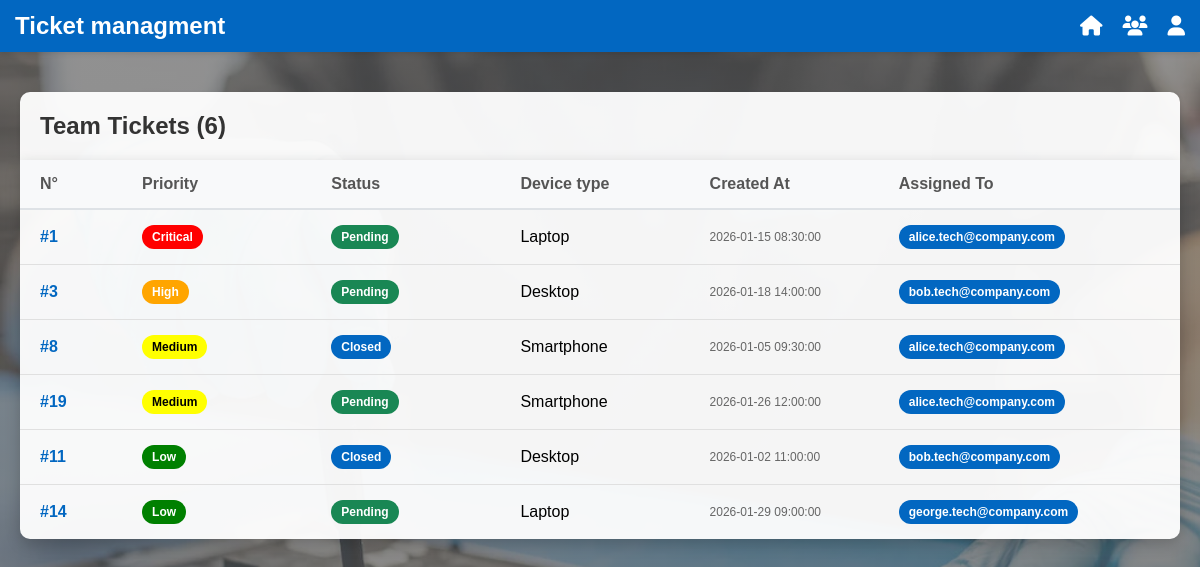
Page /views/teamLeader.php (signed in) on the committed database.
### tables this page shows
CREATE TABLE if not exists `tickets` (
  `id` int(10) unsigned NOT NULL AUTO_INCREMENT,
  `device_id` int(10) unsigned DEFAULT NULL,
  `ticket_status_id` int(10) unsigned DEFAULT NULL,
  `priority_id` int(10) unsigned DEFAULT NULL,
  `description` text NOT NULL,
  `created_at` timestamp NOT NULL DEFAULT CURRENT_TIMESTAMP,
  `updated_at` timestamp NOT NULL DEFAULT CURRENT_TIMESTAMP ON UPDATE CURRENT_TIMESTAMP,
  `assigned_to` int(10) unsigned DEFAULT NULL,
  `client_id` int(10) unsigned DEFAULT NULL,
  PRIMARY KEY (`id`),
  KEY `device_id` (`device_id`),
  KEY `ticket_status_id` (`ticket_status_id`),
  KEY `priority_id` (`priority_id`),
  KEY `assigned_to` (`assigned_to`),
  KEY `client_id` (`client_id`),
  CONSTRAINT `tickets_ibfk_1` FOREIGN KEY (`device_id`) REFERENCES `devices` (`id`) ON DELETE CASCADE,
  CONSTRAINT `tickets_ibfk_2` FOREIGN KEY (`ticket_status_id`) REFERENCES `ticket_statuses` (`id`) ON DELETE SET NULL,
  CONSTRAINT `tickets_ibfk_3` FOREIGN KEY (`priority_id`) REFERENCES `priorities` (`id`) ON DELETE SET NULL,
  CONSTRAINT `tickets_ibfk_4` FOREIGN KEY (`assigned_to`) REFERENCES `users` (`id`) ON DELETE SET NULL,
  CONSTRAINT `tickets_ibfk_5` FOREIGN KEY (`client_id`) REFERENCES `clients` (`id`) ON DELETE SET NULL
);

CREATE TABLE if not exists `priorities` (
  `id` int(10) unsigned NOT NULL AUTO_INCREMENT,
  `value` smallint(5) unsigned NOT NULL,
  `name` varchar(50) NOT NULL,
  PRIMARY KEY (`id`),
  UNIQUE KEY `value` (`value`),
  UNIQUE KEY `name` (`name`)
);

CREATE TABLE if not exists `ticket_statuses` (
  `id` int(10) unsigned NOT NULL AUTO_INCREMENT,
  `name` varchar(50) NOT NULL,
  PRIMARY KEY (`id`),
  UNIQUE KEY `name` (`name`)
);

CREATE TABLE if not exists `devices` (
  `id` int(10) unsigned NOT NULL AUTO_INCREMENT,
  `external_uid` varchar(100) NOT NULL,
  `device_type_id` int(10) unsigned DEFAULT NULL,
  PRIMARY KEY (`id`),
  KEY `device_type_id` (`device_type_id`),
  CONSTRAINT `devices_ibfk_1` FOREIGN KEY (`device_type_id`) REFERENCES `device_types` (`id`) ON DELETE SET NULL
);

CREATE TABLE if not exists `device_types` (
  `id` int(10) unsigned NOT NULL AUTO_INCREMENT,
  `name` varchar(50) NOT NULL,
  PRIMARY KEY (`id`),
  UNIQUE KEY `name` (`name`)
);

CREATE TABLE if not exists `users` (
  `id` int(10) unsigned NOT NULL AUTO_INCREMENT,
  `email` varchar(255) NOT NULL,
  `password` varchar(255) NOT NULL,
  `role_id` int(10) unsigned DEFAULT NULL,
  `leader_id` int(10) unsigned DEFAULT NULL,
  `nb_tickets_closed` int(10) unsigned NOT NULL DEFAULT 0,
  PRIMARY KEY (`id`),
  UNIQUE KEY `email` (`email`),
  KEY `role_id` (`role_id`),
  KEY `leader_id` (`leader_id`),
  CONSTRAINT `users_ibfk_1` FOREIGN KEY (`role_id`) REFERENCES `roles` (`id`) ON DELETE SET NULL,
  CONSTRAINT `users_ibfk_2` FOREIGN KEY (`leader_id`) REFERENCES `users` (`id`) ON DELETE SET NULL
);

### DAO/TicketDAO.php (called while the page is built, shortened)
<?php
require_once __DIR__ .'/../models/Ticket.php';
class TicketDAO {
    public static function getTicketsByLeaderId(int $leaderId) {
        $pdo = Database::getInstance();
        $query = "
            SELECT t.id, t.device_id, t.ticket_status_id, t.priority_id, t.description, t.assigned_to, t.client_id, t.created_at, t.updated_at, u.email, d.device_type_id
            FROM tickets t
            JOIN users u
            ON t.assigned_to = u.id
            JOIN users leader
            ON u.leader_id = leader.id
            LEFT JOIN devices d ON t.device_id = d.id
            WHERE leader.id = :id
        ";
        $stmt = $pdo->prepare($query);
        $stmt->bindParam(':id', $leaderId, PDO::PARAM_INT);
        $stmt->execute();
        return $stmt->fetchAll(PDO::FETCH_ASSOC);
    }
}

### controllers/TicketController.php (called while the page is built, shortened)
<?php
require_once __DIR__ . '/../DAO/TicketDAO.php';
class TicketController {
    public static function getTicketsByLeaderId(int $leaderId){
        $data =  TicketDAO::getTicketsByLeaderId($leaderId);
        $tickets = [];
        foreach($data as $ticket){
            $tickets[] = new Ticket(
                $ticket['device_id'],
                $ticket['ticket_status_id'],
                $ticket['priority_id'],
                $ticket['description'],
                $ticket['client_id'],
                $ticket['assigned_to'],
                $ticket['id'],
                new DateTime($ticket['created_at']),
                new DateTime($ticket['updated_at']),
                $ticket['email'],
                $ticket['device_type_id'] ?? null
            );
        }
        return $tickets;
    }
}

### process/processDashboard.php (called while the page is built, shortened)
<?php
require_once(__DIR__ . "/../controllers/TicketController.php");
require_once(__DIR__ . "/../models/Ticket.php");
require_once(__DIR__ . "/utils.php");
$isTeamLeaderPage = isset($isTeamLeaderView) && $isTeamLeaderView === true;
$itemsPerPage = 10;
$currentPage = isset($_GET['page']) ? max(1, intval($_GET['page'])) : 1;
$allTickets = [];
if ($isTeamLeaderPage) {
    $allTickets = TicketController::getTicketsByLeaderId($_SESSION['user_id']);
} else {
    $allTickets = TicketController::getTicketAssigned($_SESSION['user_id']);
}
$totalTickets = count($allTickets);
$offset = ($currentPage - 1) * $itemsPerPage;
$tickets = array_slice($allTickets, $offset, $itemsPerPage);

### models/Ticket.php (called while the page is built, shortened)
<?php
class Ticket {
    private ?int $id;
    private int $ticketStatusId;
    private int $priorityId;
    private ?DateTime $createdAt;
    private ?string $assignedUserEmail;
    private ?int $deviceTypeId;
    public function __construct($deviceId, $ticketStatusId, $priorityId, $description, $clientId, ?int $assignedTo = null, ?int $id = null, ?DateTime $createdAt = null, ?DateTime $updatedAt = null, ?string $assignedUserEmail = null, ?int $deviceTypeId = null) {
        $this->id = $id;
        $this->ticketStatusId = $ticketStatusId;
        $this->priorityId = $priorityId;
        $this->createdAt = $createdAt;
        $this->assignedUserEmail = $assignedUserEmail;
        $this->deviceTypeId = $deviceTypeId;
    }
    public function getId(){
        return $this->id;
    }
    public function getTicketStatusId(){
        return $this->ticketStatusId;
    }
    public function getPriorityId(){
        return $this->priorityId;
    }
    public function getCreatedAt(){
        return $this->createdAt;
    }
    public function getAssignedUserEmail(){
        return $this->assignedUserEmail;
    }
    public function getDeviceTypeId(){
        return $this->deviceTypeId;
    }
}

### DAO/PriorityDAO.php (called while the page is built, shortened)
<?php
require_once __DIR__ .'/../models/Priority.php';
class PriorityDAO {
    public static function getPriorities(){
        $pdo = Database::getInstance();
        $query = "
            SELECT p.id, p.name, p.value
            FROM priorities p
        ";
        $stmt = $pdo->prepare($query);
        $stmt->execute();
        return $stmt->fetchAll(PDO::FETCH_ASSOC);
    }
}

### controllers/PriorityController.php (called while the page is built)
<?php
require_once __DIR__ . '/../DAO/PriorityDAO.php';
class PriorityController {
    private static $priorities = null;
    public static function getPriorities(){
        if (self::$priorities == null) {
            $data =  PriorityDAO::getPriorities();
            $priorities = [];
            foreach($data as $priority){
                $priorities[] = new Priority(
                    $priority['name'],
                    $priority['value'],
                    $priority['id']
                );
            }
            self::$priorities = $priorities;
        }
        return self::$priorities;
    }
}

### process/utils.php (called while the page is built, shortened)
<?php
require_once(__DIR__ . "/../controllers/DeviceTypeController.php");
require_once(__DIR__ . "/../controllers/PriorityController.php");
require_once(__DIR__ . "/../controllers/StatusController.php");
$deviceTypes = DeviceTypeController::getDeviceTypes();
$priorities = PriorityController::getPriorities();
$statuses = StatusController::getStatuses();
function getPriorityName($priorityId) {
    global $priorities;
    foreach ($priorities as $priority) {
        if ($priority->getId() == $priorityId) {
            return $priority->getName();
        }
    }
    return "Unknown";
}
function getDeviceTypeName($deviceTypeId) {
    global $deviceTypes;
    foreach ($deviceTypes as $type) {
        if ($type->getId() == $deviceTypeId) {
            return $type->getName();
        }
    }
    return "Unknown";
}
function getStatusName($statusId) {
    global $statuses;
    foreach ($statuses as $status) {
        if ($status->getId() == $statusId) {
            return $status->getName();
        }
    }
    return "Unknown";
}

### models/Priority.php (called while the page is built, shortened)
<?php
class Priority {
    private ?int $id;
    private string $name;
    public function __construct($name, $value, ?int $id = null) {
        $this->id = $id;
        $this->name = $name;
    }
    public function getId(){
        return $this->id;
    }
    public function getName(){
        return $this->name;
    }
}

### DAO/StatusDAO.php (called while the page is built, shortened)
<?php
require_once __DIR__ .'/../models/Status.php';
class StatusDAO {
    public static function getStatuses(){
        $pdo = Database::getInstance();
        $query = "
            SELECT ts.id, ts.name
            FROM ticket_statuses ts
        ";
        $stmt = $pdo->prepare($query);
        $stmt->execute();
        return $stmt->fetchAll(PDO::FETCH_ASSOC);
    }
}

### controllers/StatusController.php (called while the page is built)
<?php
require_once __DIR__ . '/../DAO/StatusDAO.php';
class StatusController {
    private static $statuses = null;
    public static function getStatuses(){
        if (self::$statuses == null) {
            $data =  StatusDAO::getStatuses();
            $statuses = [];
            foreach($data as $status){
                $statuses[] = new Status(
                    $status['name'],
                    $status['id']
                );
            }
            self::$statuses = $statuses;
        }
        return self::$statuses;
    }
}

### models/Status.php (called while the page is built, shortened)
<?php
class Status {
    private ?int $id;
    private string $name;
    public function __construct($name, ?int $id = null) {
        $this->id = $id;
        $this->name = $name;
    }
    public function getId(){
        return $this->id;
    }
    public function getName(){
        return $this->name;
    }
}

### DAO/DeviceTypeDAO.php (called while the page is built, shortened)
<?php
class DeviceTypeDAO {
    public static function getDeviceTypes(){
        $pdo = Database::getInstance();
        $query = "
            SELECT dt.id, dt.name
            FROM device_types dt
        ";
        $stmt = $pdo->prepare($query);
        $stmt->execute();
        return $stmt->fetchAll(PDO::FETCH_ASSOC);
    }
}

### controllers/DeviceTypeController.php (called while the page is built)
<?php
require_once __DIR__ . '/../DAO/DeviceTypeDAO.php';
class DeviceTypeController {
    private static $deviceTypes = null;
    public static function getDeviceTypes(){
        if (self::$deviceTypes == null) {
            $data =  DeviceTypeDAO::getDeviceTypes();
            $deviceTypes = [];
            foreach($data as $deviceType){
                $deviceTypes[] = new DeviceType(
                    $deviceType['name'],
                    $deviceType['id']
                );
            }
            self::$deviceTypes = $deviceTypes;
        }
        return self::$deviceTypes;
    }
}

### models/DeviceType.php (called while the page is built, shortened)
<?php
class DeviceType {
    private ?int $id;
    private string $name;
    public function __construct($name, ?int $id = null) {
        $this->id = $id;
        $this->name = $name;
    }
    public function getId(){
        return $this->id;
    }
    public function getName(){
        return $this->name;
    }
}

### views/teamLeader.php (the view, shortened to what this page needs)
<?php
$isTeamLeaderView = true;
require_once __DIR__ .'/../process/processDashboard.php';
?>
<!DOCTYPE html>
<html lang="en">
<head>
    <?php include 'components/headers.php'; ?>
    <link rel="stylesheet" href="styles/main.css">
    <link rel="stylesheet" href="styles/dashboard.css">
</head>
<body class="body-image">
    <?php include 'components/navbar.php'; ?>
    <div class="tickets-container tickets-container-wide">
        <div class="tickets-header">
            <h1>Team Tickets (<?php echo $totalTickets; ?>)</h1>
        </div>
        <div class="tickets-list">
            <?php if (count($tickets) > 0): ?>
                <div class="ticket-header ticket-header-leader">
                    <div>N°</div>
                    <div>Priority</div>
                    <div>Status</div>
                    <div>Device type</div>
                    <div>Created At</div>
                    <div>Assigned To</div>
                </div>
                <?php foreach ($tickets as $ticket): ?>
                    <div class="ticket-item ticket-item-leader" onclick="window.location.href='ticket.php?id=<?php echo $ticket->getId(); ?>'">
                        <div class="ticket-id">
                            #<?php echo $ticket->getId(); ?>
                        </div>
                        <div>
                            <span class="priority-badge priority-<?php echo $ticket->getPriorityId(); ?>">
                                <?=getPriorityName($ticket->getPriorityId())?>
                            </span>
                        </div>
                        <div>
                            <span class="status-badge status-<?php echo $ticket->getTicketStatusId(); ?>">
                                <?=getStatusName($ticket->getTicketStatusId())?>
                            </span>
                        </div>
                        <div>
                            <?=getDeviceTypeName($ticket->getDeviceTypeId())?>
                        </div>
                        <div class="ticket-date">
                            <?=$ticket->getCreatedAt()->format('Y-m-d H:i:s')?>
                        </div>
                        <div class="ticket-assigned">
                          <span class="email-badge">
                            <?=$ticket->getAssignedUserEmail()?>
                          </span>
                        </div>
                    </div>
                <?php endforeach; ?>
            <?php else: ?>
                <div class="no-tickets">
                    <p>No tickets in your team yet.</p>
                </div>
            <?php endif; ?>
        </div>
    </div>
</body>
</html>

### rows in the picture
tickets: id "1", priority.name "Critical", ticket_status.name "Pending", device.name "Laptop", format "2026-01-15 08:30:00", assigned_to.email "alice.tech@company.com"
tickets: id "3", priority.name "High", ticket_status.name "Pending", device.name "Desktop", format "2026-01-18 14:00:00", assigned_to.email "bob.tech@company.com"
tickets: id "8", priority.name "Medium", ticket_status.name "Closed", device.name "Smartphone", format "2026-01-05 09:30:00", assigned_to.email "alice.tech@company.com"
tickets: id "19", priority.name "Medium", ticket_status.name "Pending", device.name "Smartphone", format "2026-01-26 12:00:00", assigned_to.email "alice.tech@company.com"
tickets: id "11", priority.name "Low", ticket_status.name "Closed", device.name "Desktop", format "2026-01-02 11:00:00", assigned_to.email "bob.tech@company.com"
tickets: id "14", priority.name "Low", ticket_status.name "Pending", device.name "Laptop", format "2026-01-29 09:00:00", assigned_to.email "george.tech@company.com"

### other values in the picture
$totalTickets "6"
